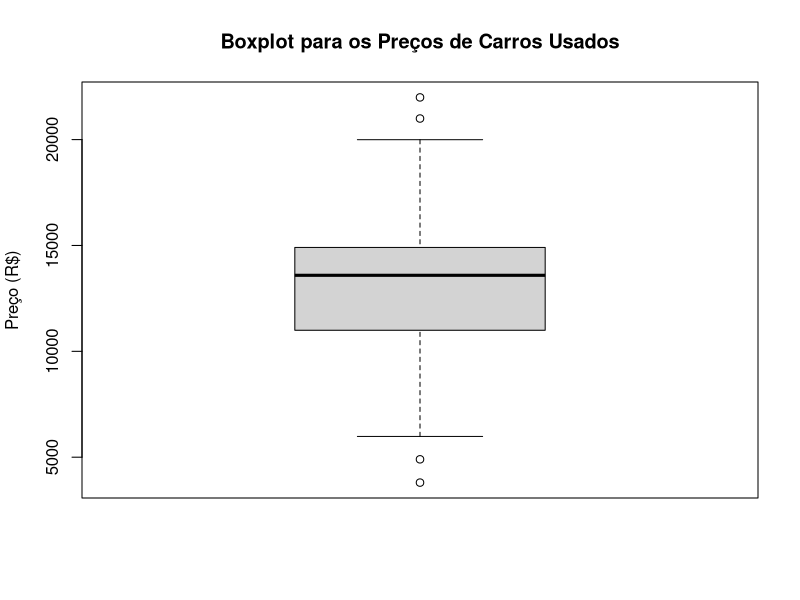
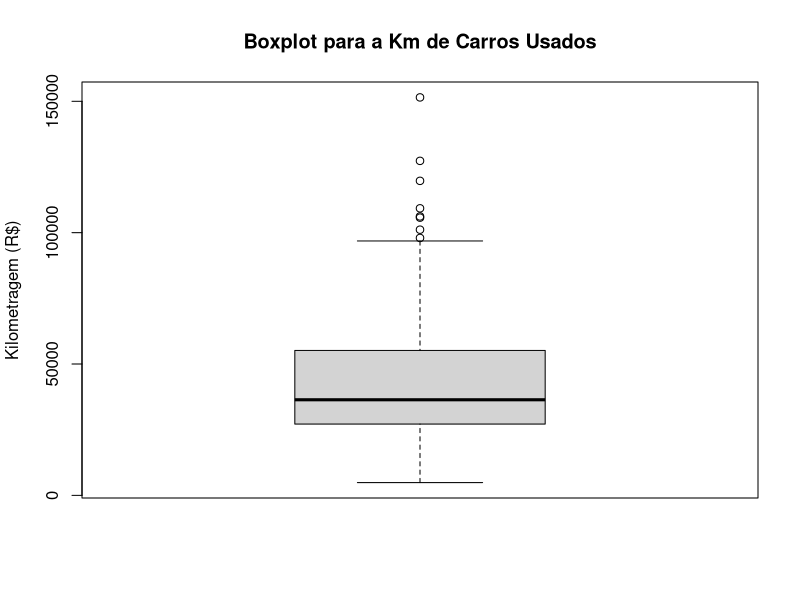
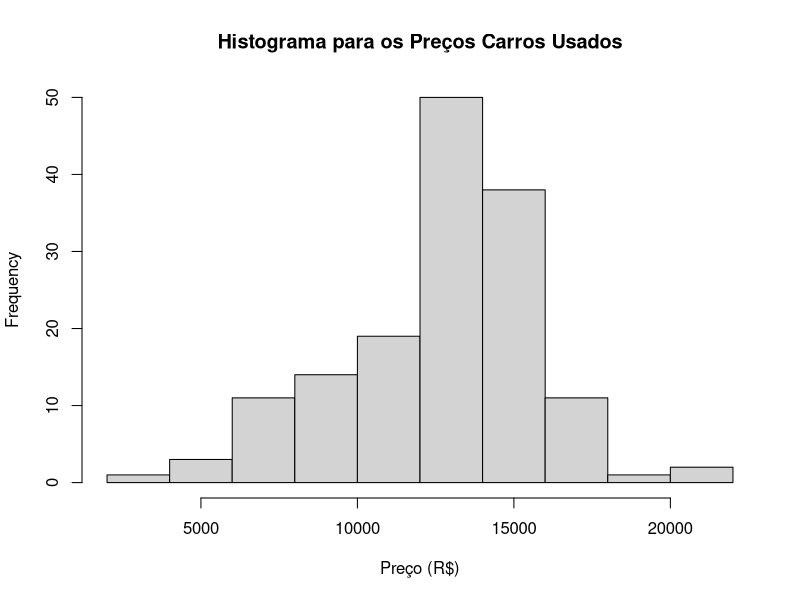
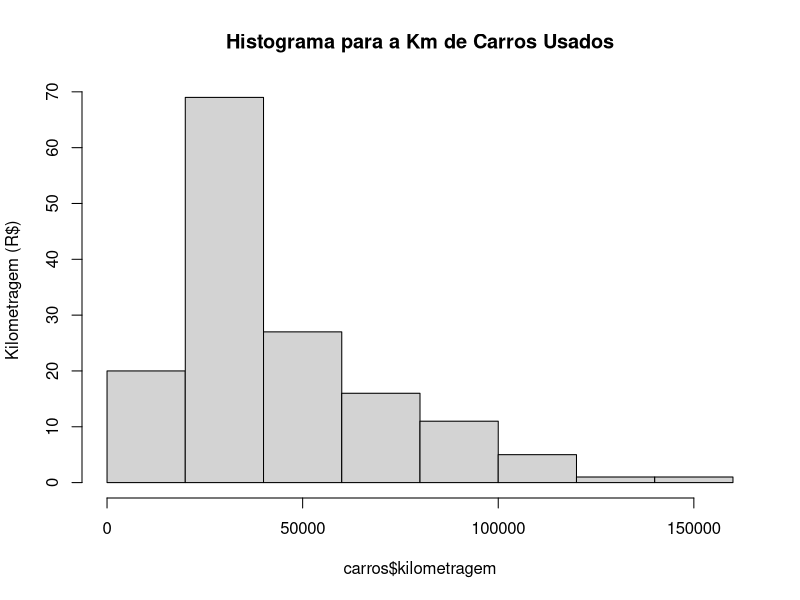
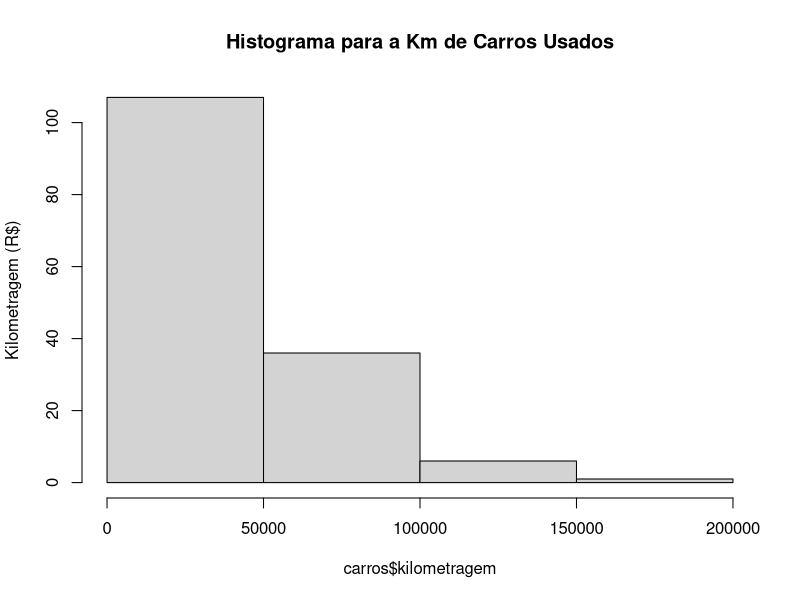
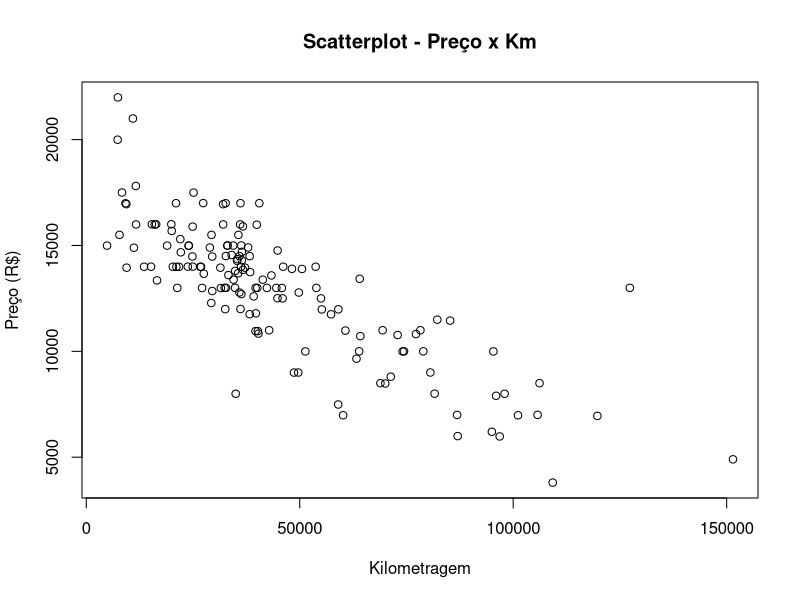

Write R code to recreate these figures, in order. (Note: this script raises an error after producing the figures.)
getwd()

# Carregando o pacote readr
library(readr)

# Carregando o dataset
carros <- read_csv("carros-usados.csv")

# Visualizando os Dados
View(carros)

#Resumo das Variáveis / Tipo
str(carros)
#Ano encontra-se como numérica, mas não irá realizar cálculo com ela. E sim, categorica, fator.

# Sumário dos Dados (variável ano) média e mediana próximas, possível que seja distribuição normal para essa variável
summary(carros$ano)
#Analisando medidas de tendência central das duas colunas
summary(carros[c('preco', 'kilometragem')])
#Preço provável que não tenha distribuição normal

# Funções --> para variável preço (numérica)
#Media e Mediana
mean(carros$preco)
median(carros$preco)
#Quartil
quantile(carros$preco)
quantile(carros$preco, probs = c(0.01, 0.99))
quantile(carros$preco, seq( from = 0, to = 1, by = 0.20))
#Diferença entre Q3 e Q1
IQR(carros$preco) 
#Valor mínimo e máximo
range(carros$preco)
#Diferença ente valor mínimo e máximo
diff(range(carros$preco))

# Plot --> Representação gráfica para análise exploratória------------

# Boxplot - Mediana é a linha do meio. Observar os Valores extremos -- PREÇO
# Leitura de Baixo para Cima - Q1, Q2 (Mediana) e Q3
boxplot(carros$preco, main = "Boxplot para os Preços de Carros Usados", ylab = "Preço (R$)")
boxplot(carros$kilometragem, main = "Boxplot para a Km de Carros Usados", ylab = "Kilometragem (R$)")

#UNIVARIADA A DISTRIBUIÇÃO
# Histograma --> Distribuição das variáveis - Variável Preço/ Quilometragem
# Indicam a frequência de valores dentro de cada bin (classe de valores)
hist(carros$preco, main = "Histograma para os Preços Carros Usados", xlab = "Preço (R$)")
hist(carros$kilometragem, main = "Histograma para a Km de Carros Usados", ylab = "Kilometragem (R$)")
hist(carros$kilometragem, main = "Histograma para a Km de Carros Usados", breaks = 5, ylab = "Kilometragem (R$)")

#BIVARIADA DISTRIBUIÇÃO
# Scatterplot Preço x Km - 2 VARIÁVEIS
# Usando o preço como variável dependente (y)
plot(x = carros$kilometragem, y = carros$preco,
     main = "Scatterplot - Preço x Km",
     xlab = "Kilometragem",
     ylab = "Preço (R$)")
#Analisando a dispersão. Conclusão da análise a medida que aumenta a quilometragem reduz o preço.

# Medidas de Dispersão
# Ao interpretar a variância, números maiores indicam que 
# os dados estão espalhados mais amplamente em torno da 
# média. O desvio padrão indica, em média, a quantidade 
# de cada valor diferente da média.
var(carros$preco)
sd(carros$preco)
var(carros$kilometragem)
sd(carros$kilometragem)

-------------------------------------------------------------
##### Análise Exploratória de Dados Para Variáveis Categóricas ##### 

# Tabelas de contingência - representam uma única variável categórica
# Lista as categorias das variáveis nominais
#Quantidade (frequência) por cor/modelo a função table.
?table
str(carros)
table(carros$cor)
table(carros$modelo)
#Tipos dos dados
str(carros)


# Calculando a proporção de cada categoria
#Contigencia em um objeto
model_table <- table(carros$modelo)
prop.table(model_table)
#Arredondar
round(model_table, digits = 1)
#SE= 78 SEL=23 SES= 49 MODELO = FREQUÊNCIA



# Arrendondando os valores
model_table <- table(carros$modelo)
model_table <- prop.table(model_table) * 100
round(model_table, digits = 1)
#Em percentual

# Criando uma nova variável indicando cores conservadoras 
# (que as pessoas compram com mais frequência)
head(carros)
#Vetor - cores conservadoras (pesquisa com base no problema de negócios)
carros$conserv <- carros$cor %in% c("Preto", "Cinza", "Prata", "Branco")
#Linhas iniciais do dataset
head(carros)

# Checando a variável
#Valor lógico cada variável cor se estiver dentro do vetor retorna verdaeiro, caso não, falso.
table(carros$conserv) 
#51 não são conservadoras, nãoé percentual e sim numérico. 99 cores conservadoras.

# Verificando o relacionamento entre 2 variáveis categóricas
# Criando uma crosstable 
# Tabelas de contingência fornecem uma maneira de exibir 
# as frequências e frequências relativas de observações 
#Função cross table sendo instalado pelo pacote e carregamento 
install.packages("gmodels")
library(gmodels)
?CrossTable
#variável modelo e conservadora (segunda variável está em True e False)
CrossTable(x = carros$modelo, y = carros$conserv)
#Tabela cruzada/ contigência. Verificando frequencias relativas das distribuições.
#Elementos em colunas e linhas.

## Teste do Qui-quadrado
# É um teste não paramétrico, ou seja, não depende dos 
# parâmetros populacionais, como média e variância.
#VARIÁVEL QUALITATIVA, COMPARAR PROPORÇÕES.
# O princípio básico deste método é comparar proporções, 
CrossTable(x = carros$modelo, y = carros$conserv, chisq = TRUE)
chisq.test(x = carros$modelo, y = carros$conserv)


# Trabalhamos com 2 hipóteses:
# Hipótese nula: As frequências observadas não são diferentes das frequências esperadas.
# Não existe diferença entre as frequências (contagens) dos grupos.
# Portanto, não há associação entre os grupos

# Hipótese alternativa: As frequências observadas são diferentes das frequências esperadas, 
# portanto existe diferença entre as frequências.
# Portanto, há associação entre os grupos.

# Neste caso, o valor do Chi = 0.15  
# E graus de liberdade (df) = 2
# Portanto, não há associação entre os grupos
# O valor alto do p-value confirma esta conclusão (p-value = 0.9259).
